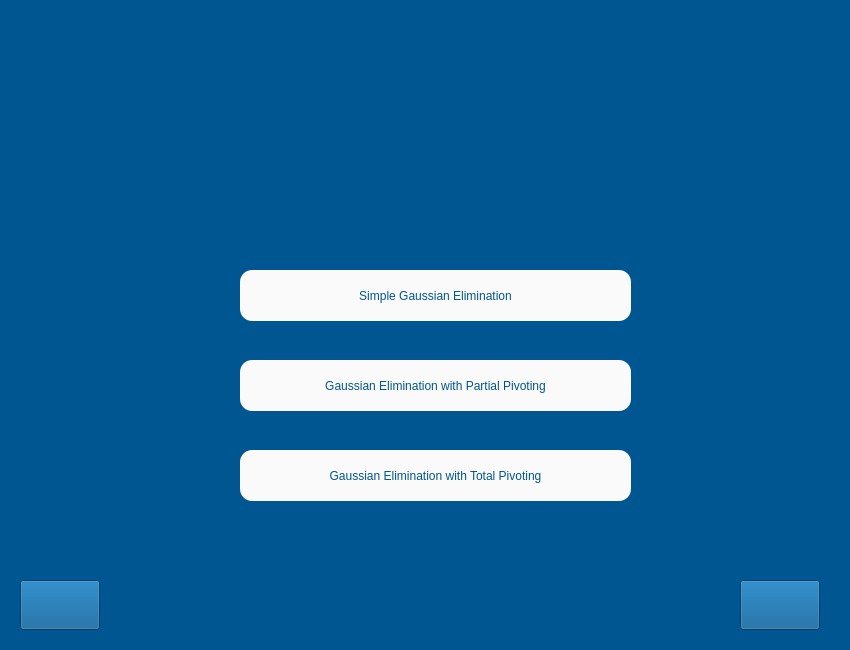
<?xml version="1.0" encoding="UTF-8"?>
<ui version="4.0">
 <class>gaussian_elimination</class>
 <widget class="QWidget" name="gaussian_elimination">
  <property name="geometry">
   <rect>
    <x>0</x>
    <y>0</y>
    <width>850</width>
    <height>650</height>
   </rect>
  </property>
  <property name="minimumSize">
   <size>
    <width>850</width>
    <height>650</height>
   </size>
  </property>
  <property name="maximumSize">
   <size>
    <width>850</width>
    <height>650</height>
   </size>
  </property>
  <property name="palette">
   <palette>
    <active>
     <colorrole role="Base">
      <brush brushstyle="SolidPattern">
       <color alpha="255">
        <red>255</red>
        <green>255</green>
        <blue>255</blue>
       </color>
      </brush>
     </colorrole>
     <colorrole role="Window">
      <brush brushstyle="SolidPattern">
       <color alpha="255">
        <red>0</red>
        <green>86</green>
        <blue>145</blue>
       </color>
      </brush>
     </colorrole>
    </active>
    <inactive>
     <colorrole role="Base">
      <brush brushstyle="SolidPattern">
       <color alpha="255">
        <red>255</red>
        <green>255</green>
        <blue>255</blue>
       </color>
      </brush>
     </colorrole>
     <colorrole role="Window">
      <brush brushstyle="SolidPattern">
       <color alpha="255">
        <red>0</red>
        <green>86</green>
        <blue>145</blue>
       </color>
      </brush>
     </colorrole>
    </inactive>
    <disabled>
     <colorrole role="Base">
      <brush brushstyle="SolidPattern">
       <color alpha="255">
        <red>0</red>
        <green>86</green>
        <blue>145</blue>
       </color>
      </brush>
     </colorrole>
     <colorrole role="Window">
      <brush brushstyle="SolidPattern">
       <color alpha="255">
        <red>0</red>
        <green>86</green>
        <blue>145</blue>
       </color>
      </brush>
     </colorrole>
    </disabled>
   </palette>
  </property>
  <property name="windowTitle">
   <string>Form</string>
  </property>
  <widget class="QLabel" name="label">
   <property name="geometry">
    <rect>
     <x>40</x>
     <y>30</y>
     <width>771</width>
     <height>161</height>
    </rect>
   </property>
   <property name="styleSheet">
    <string notr="true">background-image: url(:/images/Banner9.png);</string>
   </property>
   <property name="text">
    <string/>
   </property>
  </widget>
  <widget class="QPushButton" name="simple_button">
   <property name="geometry">
    <rect>
     <x>240</x>
     <y>270</y>
     <width>391</width>
     <height>51</height>
    </rect>
   </property>
   <property name="styleSheet">
    <string notr="true">background-color: rgb(250, 250, 250);
font: 15pt &quot;MS Shell Dlg 2&quot;;
color: rgb(0, 86, 145);
border-radius: 12px;
</string>
   </property>
   <property name="text">
    <string>Simple Gaussian Elimination</string>
   </property>
  </widget>
  <widget class="QPushButton" name="partial_button">
   <property name="geometry">
    <rect>
     <x>240</x>
     <y>360</y>
     <width>391</width>
     <height>51</height>
    </rect>
   </property>
   <property name="styleSheet">
    <string notr="true">background-color: rgb(250, 250, 250);
font: 15pt &quot;MS Shell Dlg 2&quot;;
color: rgb(0, 86, 145);
border-radius: 12px;
</string>
   </property>
   <property name="text">
    <string>Gaussian Elimination with Partial Pivoting</string>
   </property>
  </widget>
  <widget class="QPushButton" name="total_button">
   <property name="geometry">
    <rect>
     <x>240</x>
     <y>450</y>
     <width>391</width>
     <height>51</height>
    </rect>
   </property>
   <property name="styleSheet">
    <string notr="true">background-color: rgb(250, 250, 250);
font: 15pt &quot;MS Shell Dlg 2&quot;;
color: rgb(0, 86, 145);
border-radius: 12px;
</string>
   </property>
   <property name="text">
    <string>Gaussian Elimination with Total Pivoting</string>
   </property>
  </widget>
  <widget class="QPushButton" name="back_button">
   <property name="geometry">
    <rect>
     <x>20</x>
     <y>580</y>
     <width>80</width>
     <height>50</height>
    </rect>
   </property>
   <property name="styleSheet">
    <string notr="true">background-color: rgb(0, 86, 145);
background-image: url(:/images/back.png);</string>
   </property>
   <property name="text">
    <string/>
   </property>
   <property name="iconSize">
    <size>
     <width>80</width>
     <height>50</height>
    </size>
   </property>
  </widget>
  <widget class="QPushButton" name="home_button">
   <property name="geometry">
    <rect>
     <x>740</x>
     <y>580</y>
     <width>80</width>
     <height>50</height>
    </rect>
   </property>
   <property name="styleSheet">
    <string notr="true">background-color: rgb(0, 86, 145);
background-image: url(:/images/home.png);</string>
   </property>
   <property name="text">
    <string/>
   </property>
   <property name="iconSize">
    <size>
     <width>80</width>
     <height>50</height>
    </size>
   </property>
  </widget>
 </widget>
 <resources>
  <include location="../UserInterface/Util/Images/link.qrc"/>
 </resources>
 <connections/>
</ui>
